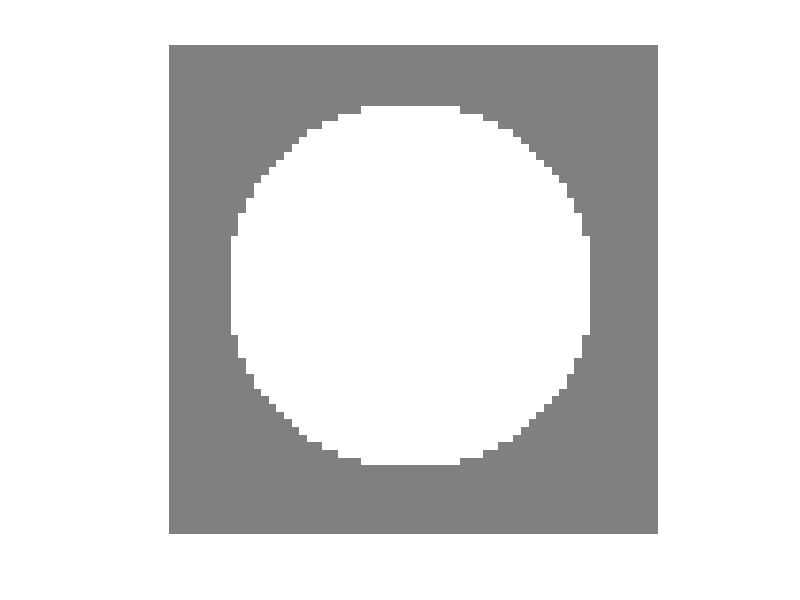

The MATLAB script that drew this image:
function fix=CreateFixationImgCircular(fixsize,fixcolor,bgcolor,circlesize,show_flag,save_flag)

% Creates a circular fixation image for a monocular display setting.
% function fiximg=CreateFixationImgCircular(fixsize,fixcolor,bgcolor,circlesize,show_flag,save_flag)
%
% Create fixation-cross images for left/right eyes
%
% [input]
% fixsize    : radius of the fixation with background, [pixel]
% fixcolor   : color of the fixation cross, [r,g,b]
% bgcolor    : color of the background, [r,g,b]
% circlesize : radius of the actual fixation point, [pixel]
% show_flag  : if 1, the generated images are displayed. [1/0]
% save_flag  : if 1, the generated images are saved. [1/0]
%
% [output]
% imgL     : fixation image for left eye
% imgR     : fixation image for right eye
%
% Created    : "2012-08-05 23:47:20 ban"
% Last Update: "2013-11-22 18:44:19 ban (ban.hiroshi@gmail.com)"

% check input variables
if nargin < 1, fixsize=32; end
if nargin < 2, fixcolor=[255,255,255]; end
if nargin < 3, bgcolor=[128,128,128]; end
if nargin < 4, circlesize=24; end
if nargin < 5, show_flag=1; end
if nargin < 6, save_flag=0; end

% generate xy coordinates
[x,y]=meshgrid(1:2*fixsize,1:2*fixsize);
x=x-fixsize; y=y-fixsize;
r=sqrt(x.*x+y.*y);

% create the circular background
alphac=r; alphac(r>fixsize)=0; alphac(r<=fixsize)=255;
bgcircle=zeros([2*fixsize,2*fixsize,4]);
for ii=1:1:3, bgcircle(:,:,ii)=bgcolor(ii); end
bgcircle(:,:,4)=alphac; % alpha channel

% create the central fixation point
for ii=1:1:3
  tmp=bgcircle(:,:,ii);
  tmp(r<circlesize)=fixcolor(ii);
  bgcircle(:,:,ii)=tmp;
end

fix=uint8(bgcircle);

if show_flag
  figure;

  imid1=imshow(fix(:,:,1:3));
  set(imid1,'AlphaData',double(fix(:,:,4)./255));
  hold on;

end

if save_flag
  save FixationImg.mat fix;
end
